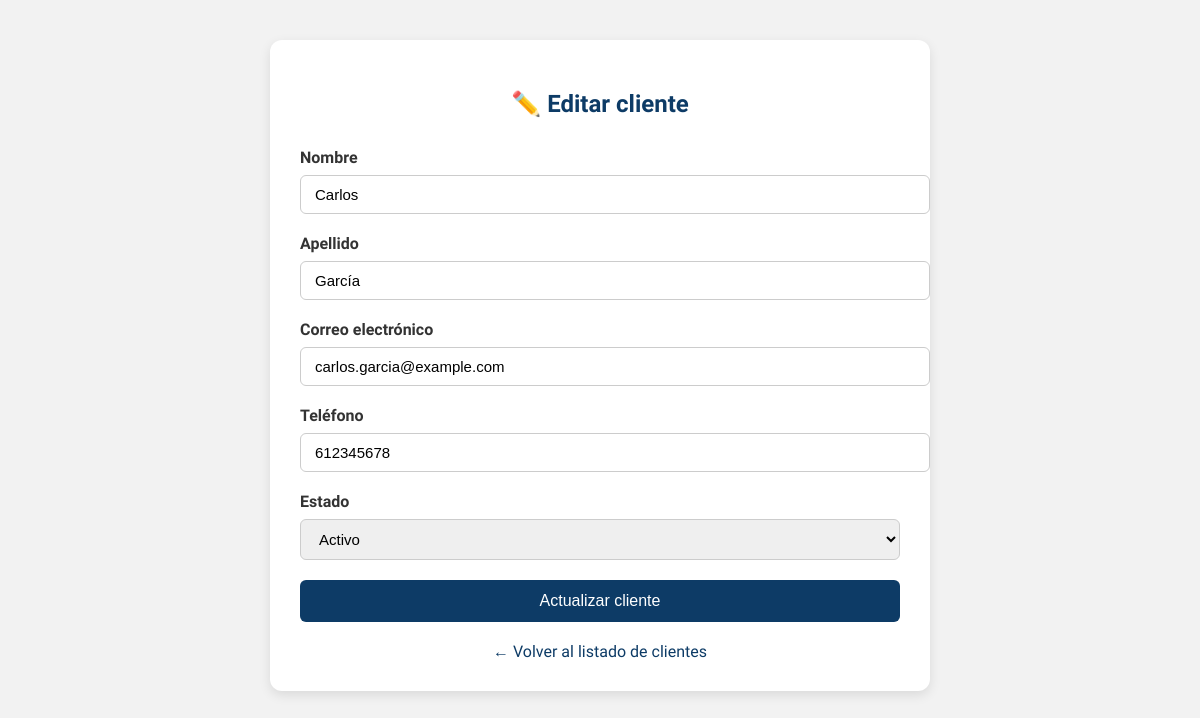
The app's page /area-clientes/owner/client_edit.php?id=4 (signed in) with its own data.
### tables this page shows
CREATE TABLE `client` (
  `client_id` int NOT NULL AUTO_INCREMENT,
  `name` varchar(100) NOT NULL,
  `surname` varchar(100) NOT NULL,
  `email` varchar(100) NOT NULL,
  `password_hash` varchar(255) NOT NULL,
  `phone` varchar(20) DEFAULT NULL,
  `rolID` int DEFAULT NULL,
  `townID` int DEFAULT NULL,
  `gender` enum('Male','Female','Other') DEFAULT NULL,
  `profile_picture` varchar(255) DEFAULT NULL,
  `status` enum('Active','Inactive') NOT NULL DEFAULT 'Active',
  `created_at` timestamp NULL DEFAULT CURRENT_TIMESTAMP,
  `updated_at` timestamp NULL DEFAULT CURRENT_TIMESTAMP ON UPDATE CURRENT_TIMESTAMP,
  `isactive` tinyint(1) DEFAULT '1',
  `last_login` timestamp NULL DEFAULT NULL,
  PRIMARY KEY (`client_id`),
  UNIQUE KEY `email` (`email`),
  KEY `rolID` (`rolID`),
  KEY `townID` (`townID`),
  CONSTRAINT `client_ibfk_1` FOREIGN KEY (`rolID`) REFERENCES `rol` (`rolID`) ON DELETE SET NULL,
  CONSTRAINT `client_ibfk_2` FOREIGN KEY (`townID`) REFERENCES `location` (`townID`) ON DELETE SET NULL
);

### area-clientes/owner/client_edit.php (the view, shortened to what this page needs)
<?php
require_once __DIR__ . '/../db.php';
$client_id = $_GET['id'];
$stmt = $pdo->prepare("SELECT * FROM client WHERE client_id = ?");
$stmt->execute([$client_id]);
$client = $stmt->fetch();
?>
<!DOCTYPE html>
<html lang="es">
<head>
</head>
<body>
<div class="form-container">
    <h2>✏️ Editar cliente</h2>
    <form method="post">
        <label for="name">Nombre</label>
        <input type="text" name="name" id="name" value="<?= htmlspecialchars($client['name']) ?>" required>
        <label for="surname">Apellido</label>
        <input type="text" name="surname" id="surname" value="<?= htmlspecialchars($client['surname']) ?>" required>
        <label for="email">Correo electrónico</label>
        <input type="email" name="email" id="email" value="<?= htmlspecialchars($client['email']) ?>" required>
        <label for="phone">Teléfono</label>
        <input type="text" name="phone" id="phone" value="<?= htmlspecialchars($client['phone']) ?>">
        <label for="status">Estado</label>
        <select name="status" id="status">
            <option value="Active" <?= $client['status'] === 'Active' ? 'selected' : '' ?>>Activo</option>
        </select>
        <button type="submit">Actualizar cliente</button>
    </form>
    <a href="clients.php" class="back-link">← Volver al listado de clientes</a>
</div>
</body>
</html>

### area-clientes/owner/client_edit.php (style rules this page uses)
body { font-family: 'Segoe UI', sans-serif; background: #f2f2f2; margin: 0; padding: 40px; }
.form-container { max-width: 600px; margin: auto; background: white; padding: 30px; border-radius: 12px; box-shadow: 0 4px 12px rgba(0,0,0,0.1); }
h2 { text-align: center; color: #0d3b66; margin-bottom: 30px; }
label { display: block; margin-bottom: 8px; font-weight: 600; color: #333; }
input, select { width: 100%; padding: 10px 14px; margin-bottom: 20px; border: 1px solid #ccc; border-radius: 6px; font-size: 15px; }
button { width: 100%; padding: 12px; background-color: #0d3b66; color: white; border: none; border-radius: 6px; font-size: 16px; cursor: pointer; }
.back-link { display: block; text-align: center; margin-top: 20px; color: #0d3b66; text-decoration: none; }

### records on screen
client: name "Carlos", surname "García", email "carlos.garcia@example.com", phone "612345678", status "Activo"
